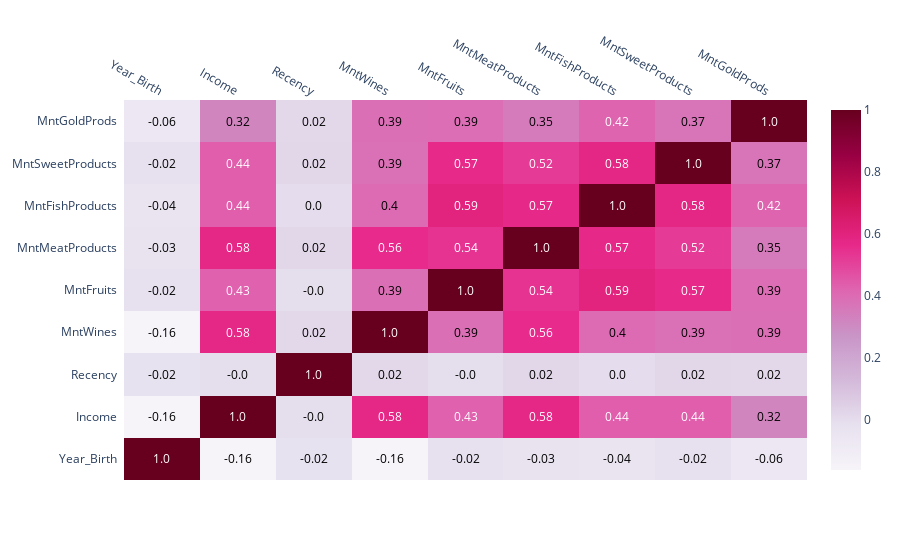

This figure's notebook cell:
### Markdown cell above
Видим также нормальность распределения у года рождения, годовая зарплата сконцентрирована в области не превышающей 150к в год, гистограмма по количеству дней с момента последней покупки - достаточно однородна, видим, в диапозоне какого года рождения преимущественно делают покупки в этом супермаркете.

Рассмотрим корреляцию в цвете и изучим: насколько и другие количественные данные коррелирует с нашими, рассмотренными выше.

### Code cell
corrs = df[['Year_Birth', 'Income', 'Recency','MntWines','MntFruits',
       'MntMeatProducts', 'MntFishProducts', 'MntSweetProducts', 'MntGoldProds']].corr()
figure = ff.create_annotated_heatmap(
    z=corrs.values,
    x=list(corrs.columns),
    y=list(corrs.index),
    colorscale='PuRd',
    annotation_text=corrs.round(2).values,
    showscale=True)
figure.show()

### Figure 1 — Plotly figure (JSON) as saved in the notebook; plotly's stock layout.template omitted (floating-point values rounded to 4 significant figures)
{"data": [{"colorscale": [[0, "rgb(247,244,249)"], [0.125, "rgb(231,225,239)"], [0.25, "rgb(212,185,218)"], [0.375, "rgb(201,148,199)"], [0.5, "rgb(223,101,176)"], [0.625, "rgb(231,41,138)"], [0.75, "rgb(206,18,86)"], [0.875, "rgb(152,0,67)"], [1, "rgb(103,0,31)"]], "reversescale": false, "showscale": true, "type": "heatmap", "x": ["Year_Birth", "Income", "Recency", "MntWines", "MntFruits", "MntMeatProducts", "MntFishProducts", "MntSweetProducts", "MntGoldProds"], "y": ["Year_Birth", "Income", "Recency", "MntWines", "MntFruits", "MntMeatProducts", "MntFishProducts", "MntSweetProducts", "MntGoldProds"], "z": [[1, -0.1609, -0.01987, -0.1578, -0.01792, -0.03087, -0.04163, -0.01813, -0.06182], [-0.1609, 1, -0.003946, 0.5768, 0.4287, 0.5778, 0.4375, 0.4362, 0.322], [-0.01987, -0.003946, 1, 0.01606, -0.004306, 0.02306, 0.001079, 0.02267, 0.01669], [-0.1578, 0.5768, 0.01606, 1, 0.3896, 0.5627, 0.3998, 0.3866, 0.3875], [-0.01792, 0.4287, -0.004306, 0.3896, 1, 0.5431, 0.5948, 0.5672, 0.393], [-0.03087, 0.5778, 0.02306, 0.5627, 0.5431, 1, 0.5684, 0.5238, 0.3506], [-0.04163, 0.4375, 0.001079, 0.3998, 0.5948, 0.5684, 1, 0.5799, 0.4229], [-0.01813, 0.4362, 0.02267, 0.3866, 0.5672, 0.5238, 0.5799, 1, 0.3697], [-0.06182, 0.322, 0.01669, 0.3875, 0.393, 0.3506, 0.4229, 0.3697, 1]]}], "layout": {"annotations": [{"font": {"color": "#FFFFFF"}, "showarrow": false, "text": "1.0", "x": "Year_Birth", "xref": "x", "y": "Year_Birth", "yref": "y"}, {"font": {"color": "#000000"}, "showarrow": false, "text": "-0.16", "x": "Income", "xref": "x", "y": "Year_Birth", "yref": "y"}, {"font": {"color": "#000000"}, "showarrow": false, "text": "-0.02", "x": "Recency", "xref": "x", "y": "Year_Birth", "yref": "y"}, {"font": {"color": "#000000"}, "showarrow": false, "text": "-0.16", "x": "MntWines", "xref": "x", "y": "Year_Birth", "yref": "y"}, {"font": {"color": "#000000"}, "showarrow": false, "text": "-0.02", "x": "MntFruits", "xref": "x", "y": "Year_Birth", "yref": "y"}, {"font": {"color": "#000000"}, "showarrow": false, "text": "-0.03", "x": "MntMeatProducts", "xref": "x", "y": "Year_Birth", "yref": "y"}, {"font": {"color": "#000000"}, "showarrow": false, "text": "-0.04", "x": "MntFishProducts", "xref": "x", "y": "Year_Birth", "yref": "y"}, {"font": {"color": "#000000"}, "showarrow": false, "text": "-0.02", "x": "MntSweetProducts", "xref": "x", "y": "Year_Birth", "yref": "y"}, {"font": {"color": "#000000"}, "showarrow": false, "text": "-0.06", "x": "MntGoldProds", "xref": "x", "y": "Year_Birth", "yref": "y"}, {"font": {"color": "#000000"}, "showarrow": false, "text": "-0.16", "x": "Year_Birth", "xref": "x", "y": "Income", "yref": "y"}, {"font": {"color": "#FFFFFF"}, "showarrow": false, "text": "1.0", "x": "Income", "xref": "x", "y": "Income", "yref": "y"}, {"font": {"color": "#000000"}, "showarrow": false, "text": "-0.0", "x": "Recency", "xref": "x", "y": "Income", "yref": "y"}, {"font": {"color": "#FFFFFF"}, "showarrow": false, "text": "0.58", "x": "MntWines", "xref": "x", "y": "Income", "yref": "y"}, {"font": {"color": "#FFFFFF"}, "showarrow": false, "text": "0.43", "x": "MntFruits", "xref": "x", "y": "Income", "yref": "y"}, {"font": {"color": "#FFFFFF"}, "showarrow": false, "text": "0.58", "x": "MntMeatProducts", "xref": "x", "y": "Income", "yref": "y"}, {"font": {"color": "#FFFFFF"}, "showarrow": false, "text": "0.44", "x": "MntFishProducts", "xref": "x", "y": "Income", "yref": "y"}, {"font": {"color": "#FFFFFF"}, "showarrow": false, "text": "0.44", "x": "MntSweetProducts", "xref": "x", "y": "Income", "yref": "y"}, {"font": {"color": "#000000"}, "showarrow": false, "text": "0.32", "x": "MntGoldProds", "xref": "x", "y": "Income", "yref": "y"}, {"font": {"color": "#000000"}, "showarrow": false, "text": "-0.02", "x": "Year_Birth", "xref": "x", "y": "Recency", "yref": "y"}, {"font": {"color": "#000000"}, "showarrow": false, "text": "-0.0", "x": "Income", "xref": "x", "y": "Recency", "yref": "y"}, {"font": {"color": "#FFFFFF"}, "showarrow": false, "text": "1.0", "x": "Recency", "xref": "x", "y": "Recency", "yref": "y"}, {"font": {"color": "#000000"}, "showarrow": false, "text": "0.02", "x": "MntWines", "xref": "x", "y": "Recency", "yref": "y"}, {"font": {"color": "#000000"}, "showarrow": false, "text": "-0.0", "x": "MntFruits", "xref": "x", "y": "Recency", "yref": "y"}, {"font": {"color": "#000000"}, "showarrow": false, "text": "0.02", "x": "MntMeatProducts", "xref": "x", "y": "Recency", "yref": "y"}, {"font": {"color": "#000000"}, "showarrow": false, "text": "0.0", "x": "MntFishProducts", "xref": "x", "y": "Recency", "yref": "y"}, {"font": {"color": "#000000"}, "showarrow": false, "text": "0.02", "x": "MntSweetProducts", "xref": "x", "y": "Recency", "yref": "y"}, {"font": {"color": "#000000"}, "showarrow": false, "text": "0.02", "x": "MntGoldProds", "xref": "x", "y": "Recency", "yref": "y"}, {"font": {"color": "#000000"}, "showarrow": false, "text": "-0.16", "x": "Year_Birth", "xref": "x", "y": "MntWines", "yref": "y"}, {"font": {"color": "#FFFFFF"}, "showarrow": false, "text": "0.58", "x": "Income", "xref": "x", "y": "MntWines", "yref": "y"}, {"font": {"color": "#000000"}, "showarrow": false, "text": "0.02", "x": "Recency", "xref": "x", "y": "MntWines", "yref": "y"}, {"font": {"color": "#FFFFFF"}, "showarrow": false, "text": "1.0", "x": "MntWines", "xref": "x", "y": "MntWines", "yref": "y"}, {"font": {"color": "#000000"}, "showarrow": false, "text": "0.39", "x": "MntFruits", "xref": "x", "y": "MntWines", "yref": "y"}, {"font": {"color": "#FFFFFF"}, "showarrow": false, "text": "0.56", "x": "MntMeatProducts", "xref": "x", "y": "MntWines", "yref": "y"}, {"font": {"color": "#000000"}, "showarrow": false, "text": "0.4", "x": "MntFishProducts", "xref": "x", "y": "MntWines", "yref": "y"}, {"font": {"color": "#000000"}, "showarrow": false, "text": "0.39", "x": "MntSweetProducts", "xref": "x", "y": "MntWines", "yref": "y"}, {"font": {"color": "#000000"}, "showarrow": false, "text": "0.39", "x": "MntGoldProds", "xref": "x", "y": "MntWines", "yref": "y"}, {"font": {"color": "#000000"}, "showarrow": false, "text": "-0.02", "x": "Year_Birth", "xref": "x", "y": "MntFruits", "yref": "y"}, {"font": {"color": "#FFFFFF"}, "showarrow": false, "text": "0.43", "x": "Income", "xref": "x", "y": "MntFruits", "yref": "y"}, {"font": {"color": "#000000"}, "showarrow": false, "text": "-0.0", "x": "Recency", "xref": "x", "y": "MntFruits", "yref": "y"}, {"font": {"color": "#000000"}, "showarrow": false, "text": "0.39", "x": "MntWines", "xref": "x", "y": "MntFruits", "yref": "y"}, {"font": {"color": "#FFFFFF"}, "showarrow": false, "text": "1.0", "x": "MntFruits", "xref": "x", "y": "MntFruits", "yref": "y"}, {"font": {"color": "#FFFFFF"}, "showarrow": false, "text": "0.54", "x": "MntMeatProducts", "xref": "x", "y": "MntFruits", "yref": "y"}, {"font": {"color": "#FFFFFF"}, "showarrow": false, "text": "0.59", "x": "MntFishProducts", "xref": "x", "y": "MntFruits", "yref": "y"}, {"font": {"color": "#FFFFFF"}, "showarrow": false, "text": "0.57", "x": "MntSweetProducts", "xref": "x", "y": "MntFruits", "yref": "y"}, {"font": {"color": "#000000"}, "showarrow": false, "text": "0.39", "x": "MntGoldProds", "xref": "x", "y": "MntFruits", "yref": "y"}, {"font": {"color": "#000000"}, "showarrow": false, "text": "-0.03", "x": "Year_Birth", "xref": "x", "y": "MntMeatProducts", "yref": "y"}, {"font": {"color": "#FFFFFF"}, "showarrow": false, "text": "0.58", "x": "Income", "xref": "x", "y": "MntMeatProducts", "yref": "y"}, {"font": {"color": "#000000"}, "showarrow": false, "text": "0.02", "x": "Recency", "xref": "x", "y": "MntMeatProducts", "yref": "y"}, {"font": {"color": "#FFFFFF"}, "showarrow": false, "text": "0.56", "x": "MntWines", "xref": "x", "y": "MntMeatProducts", "yref": "y"}, {"font": {"color": "#FFFFFF"}, "showarrow": false, "text": "0.54", "x": "MntFruits", "xref": "x", "y": "MntMeatProducts", "yref": "y"}, {"font": {"color": "#FFFFFF"}, "showarrow": false, "text": "1.0", "x": "MntMeatProducts", "xref": "x", "y": "MntMeatProducts", "yref": "y"}, {"font": {"color": "#FFFFFF"}, "showarrow": false, "text": "0.57", "x": "MntFishProducts", "xref": "x", "y": "MntMeatProducts", "yref": "y"}, {"font": {"color": "#FFFFFF"}, "showarrow": false, "text": "0.52", "x": "MntSweetProducts", "xref": "x", "y": "MntMeatProducts", "yref": "y"}, {"font": {"color": "#000000"}, "showarrow": false, "text": "0.35", "x": "MntGoldProds", "xref": "x", "y": "MntMeatProducts", "yref": "y"}, {"font": {"color": "#000000"}, "showarrow": false, "text": "-0.04", "x": "Year_Birth", "xref": "x", "y": "MntFishProducts", "yref": "y"}, {"font": {"color": "#FFFFFF"}, "showarrow": false, "text": "0.44", "x": "Income", "xref": "x", "y": "MntFishProducts", "yref": "y"}, {"font": {"color": "#000000"}, "showarrow": false, "text": "0.0", "x": "Recency", "xref": "x", "y": "MntFishProducts", "yref": "y"}, {"font": {"color": "#000000"}, "showarrow": false, "text": "0.4", "x": "MntWines", "xref": "x", "y": "MntFishProducts", "yref": "y"}, {"font": {"color": "#FFFFFF"}, "showarrow": false, "text": "0.59", "x": "MntFruits", "xref": "x", "y": "MntFishProducts", "yref": "y"}, {"font": {"color": "#FFFFFF"}, "showarrow": false, "text": "0.57", "x": "MntMeatProducts", "xref": "x", "y": "MntFishProducts", "yref": "y"}, {"font": {"color": "#FFFFFF"}, "showarrow": false, "text": "1.0", "x": "MntFishProducts", "xref": "x", "y": "MntFishProducts", "yref": "y"}, {"font": {"color": "#FFFFFF"}, "showarrow": false, "text": "0.58", "x": "MntSweetProducts", "xref": "x", "y": "MntFishProducts", "yref": "y"}, {"font": {"color": "#FFFFFF"}, "showarrow": false, "text": "0.42", "x": "MntGoldProds", "xref": "x", "y": "MntFishProducts", "yref": "y"}, {"font": {"color": "#000000"}, "showarrow": false, "text": "-0.02", "x": "Year_Birth", "xref": "x", "y": "MntSweetProducts", "yref": "y"}, {"font": {"color": "#FFFFFF"}, "showarrow": false, "text": "0.44", "x": "Income", "xref": "x", "y": "MntSweetProducts", "yref": "y"}, {"font": {"color": "#000000"}, "showarrow": false, "text": "0.02", "x": "Recency", "xref": "x", "y": "MntSweetProducts", "yref": "y"}, {"font": {"color": "#000000"}, "showarrow": false, "text": "0.39", "x": "MntWines", "xref": "x", "y": "MntSweetProducts", "yref": "y"}, {"font": {"color": "#FFFFFF"}, "showarrow": false, "text": "0.57", "x": "MntFruits", "xref": "x", "y": "MntSweetProducts", "yref": "y"}, {"font": {"color": "#FFFFFF"}, "showarrow": false, "text": "0.52", "x": "MntMeatProducts", "xref": "x", "y": "MntSweetProducts", "yref": "y"}, {"font": {"color": "#FFFFFF"}, "showarrow": false, "text": "0.58", "x": "MntFishProducts", "xref": "x", "y": "MntSweetProducts", "yref": "y"}, {"font": {"color": "#FFFFFF"}, "showarrow": false, "text": "1.0", "x": "MntSweetProducts", "xref": "x", "y": "MntSweetProducts", "yref": "y"}, {"font": {"color": "#000000"}, "showarrow": false, "text": "0.37", "x": "MntGoldProds", "xref": "x", "y": "MntSweetProducts", "yref": "y"}, {"font": {"color": "#000000"}, "showarrow": false, "text": "-0.06", "x": "Year_Birth", "xref": "x", "y": "MntGoldProds", "yref": "y"}, {"font": {"color": "#000000"}, "showarrow": false, "text": "0.32", "x": "Income", "xref": "x", "y": "MntGoldProds", "yref": "y"}, {"font": {"color": "#000000"}, "showarrow": false, "text": "0.02", "x": "Recency", "xref": "x", "y": "MntGoldProds", "yref": "y"}, {"font": {"color": "#000000"}, "showarrow": false, "text": "0.39", "x": "MntWines", "xref": "x", "y": "MntGoldProds", "yref": "y"}, {"font": {"color": "#000000"}, "showarrow": false, "text": "0.39", "x": "MntFruits", "xref": "x", "y": "MntGoldProds", "yref": "y"}, {"font": {"color": "#000000"}, "showarrow": false, "text": "0.35", "x": "MntMeatProducts", "xref": "x", "y": "MntGoldProds", "yref": "y"}, {"font": {"color": "#FFFFFF"}, "showarrow": false, "text": "0.42", "x": "MntFishProducts", "xref": "x", "y": "MntGoldProds", "yref": "y"}, {"font": {"color": "#000000"}, "showarrow": false, "text": "0.37", "x": "MntSweetProducts", "xref": "x", "y": "MntGoldProds", "yref": "y"}, {"font": {"color": "#FFFFFF"}, "showarrow": false, "text": "1.0", "x": "MntGoldProds", "xref": "x", "y": "MntGoldProds", "yref": "y"}], "xaxis": {"dtick": 1, "gridcolor": "rgb(0, 0, 0)", "side": "top", "ticks": ""}, "yaxis": {"dtick": 1, "ticks": "", "ticksuffix": "  "}}}
